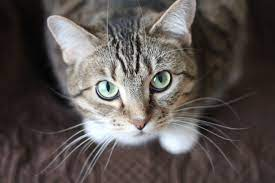
#> input picture h2/cat.jpg, 275 x 183 px
$ jupyter execute main.ipynb
#> lines starting #> are read from the running program, lines starting #| are printed output that depends on the picture
[cell 1]
import cv2
import numpy as np
import matplotlib.pyplot as plt

[cell 2]
image_path = "cat.jpg"
image = cv2.imread(image_path, cv2.IMREAD_GRAYSCALE)
#> image: shape (183, 275); min 0, max 255, mean 83.9

[cell 3]
plt.figure(figsize=(8, 4))
plt.imshow(image, cmap='gray')
plt.axis("off")
plt.title("Gray")
plt.show()

[cell 4]
height = image.shape[0] // 3
#> height = 61
width = image.shape[1]
#> width = 275

B = image[:height, :]
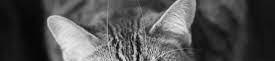
#> B: shape (61, 275); min 0, max 252, mean 80.6
G = image[height:2*height, :]
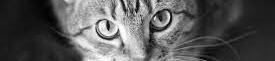
#> G: shape (61, 275); min 0, max 255, mean 86.6
R = image[2*height:3*height, :]
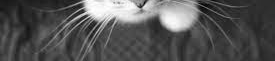
#> R: shape (61, 275); min 0, max 255, mean 84.4

[cell 5]
fig, axes = plt.subplots(1, 3, figsize=(15, 5))

axes[0].imshow(B, cmap='Blues')
axes[0].set_title("B")
axes[0].axis("off")

axes[1].imshow(G, cmap='Greens')
axes[1].set_title("G")
axes[1].axis("off")

axes[2].imshow(R, cmap='Reds')
axes[2].set_title("R")
axes[2].axis("off")

plt.show()
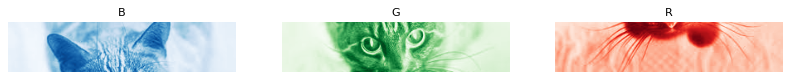
#> figure drawn by matplotlib, 3 panels

[cell 6]
RB_merged = np.dstack((R, np.zeros_like(R), B))
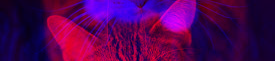
#> RB_merged: shape (61, 275, 3); mean of channels 0, 1, 2 84.4, 0, 80.6; drawn as B, G, R
GB_merged = np.dstack((np.zeros_like(G), G, B))
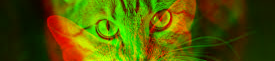
#> GB_merged: shape (61, 275, 3); mean of channels 0, 1, 2 0, 86.6, 80.6; drawn as B, G, R
RG_merged = np.dstack((R, G, np.zeros_like(R)))
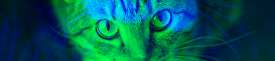
#> RG_merged: shape (61, 275, 3); mean of channels 0, 1, 2 84.4, 86.6, 0; drawn as B, G, R

fig, axes = plt.subplots(1, 3, figsize=(15, 5))

axes[0].imshow(RB_merged)
axes[0].set_title("R + B")
axes[0].axis("off")

axes[1].imshow(GB_merged)
axes[1].set_title("G + B")
axes[1].axis("off")

axes[2].imshow(RG_merged)
axes[2].set_title("R + G")
axes[2].axis("off")

plt.show()

[cell 7]
original_image = np.dstack((R, G, B))
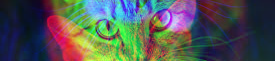
#> original_image: shape (61, 275, 3); mean of channels 0, 1, 2 84.4, 86.6, 80.6; drawn as B, G, R

plt.figure(figsize=(8, 4))
plt.imshow(original_image)
plt.axis("off")
plt.title("R + G + B")
plt.show()
